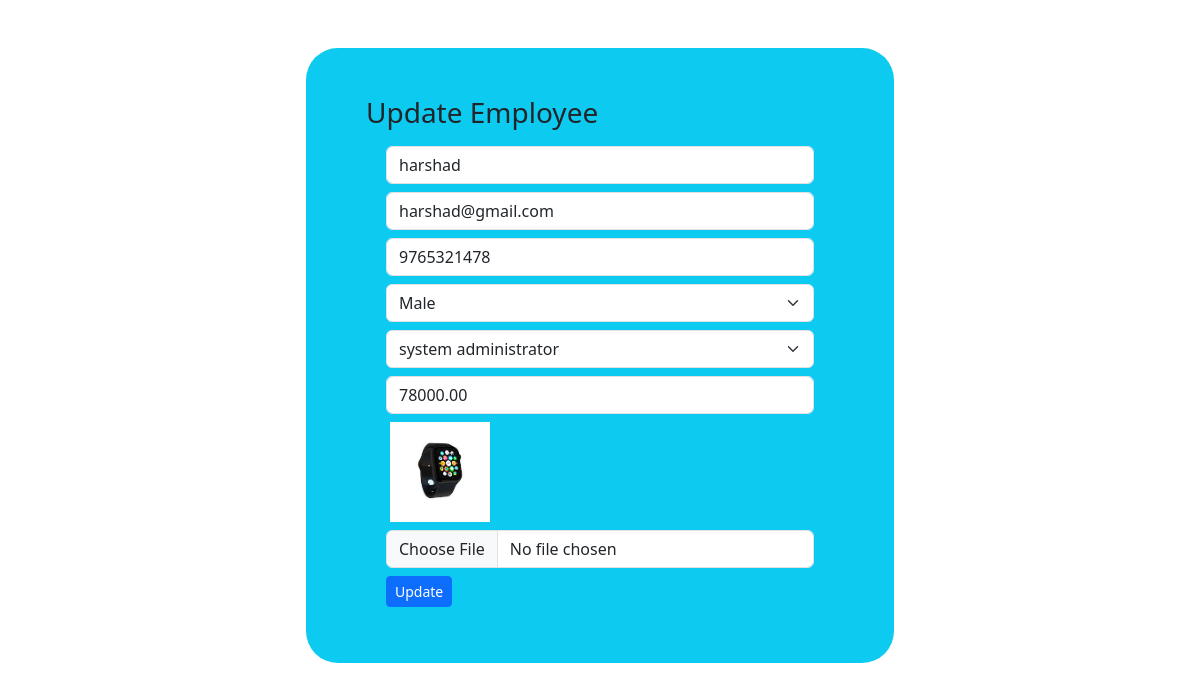
Page /update/4 on the committed database.
### app1/models.py (models this page shows)
class Employee(models.Model):
    gen = (
        ('male','male'),
        ('female','female'),
    )
    name = models.CharField(max_length=50)
    email = models.EmailField(unique=True)
    contact = models.BigIntegerField()
    gender = models.CharField(max_length=50,choices=gen)
    department = models.ForeignKey(Departments,on_delete=models.CASCADE)
    salary = models.DecimalField(max_digits=8, decimal_places=2)
    image = models.ImageField(upload_to="images")

class Departments(models.Model):
    name = models.CharField(max_length=50)
    def __str__(self):
        return self.name

### app1/views.py (the view, shortened to what this page needs)
# urls.py: path('update/<int:eid>',views.emp_updt,name="emp_updt"),
def emp_updt(request,eid):
    data = Employee.objects.get(id=eid)
    dpts = Departments.objects.all()
    return render(request,"update.html",{'employee':data,'dpts':dpts})

### templates/update.html (shortened to what this page needs)
<!DOCTYPE html>
<html lang="en">
<head>
    <link href="https://cdn.jsdelivr.net/npm/bootstrap@5.3.3/dist/css/bootstrap.min.css" rel="stylesheet"
>
</head>
<body>
    <div class="container-fluid">
        <div class="row bg-info py-5 px-5 mx-auto my-5 rounded-5" style="width: 50%;">
            <h3>Update Employee</h3>
            <form action="" method="post" enctype="multipart/form-data">
                <div class="row m-2">
                    <div class="col">
                        <input type="text" class="form-control" value="{{employee.name}}" placeholder="Name"  name="name" required>
                    </div>
                </div>
                <div class="row m-2">
                    <div class="col">
                        <input type="email" class="form-control" value="{{employee.email}}" placeholder="Email" aria-label="Email" name="email" required>
                    </div>
                </div>
                <div class="row m-2">
                    <div class="col">
                        <input type="tel" class="form-control" value="{{employee.contact}}" placeholder="Contact" aria-label="Contact" name="contact" required>
                    </div>
                </div>
                <div class="row m-2">
                    <div class="col">
                        <select class="form-select" aria-label="Default select example" name="gender" >
                          <option {% if employee.gender == "male" %}selected{% endif %} value="male">Male</option>
                          </select>
                    </div>
                </div>
                <div class="row m-2">
                    <div class="col">
                    <select class="form-select" aria-label="Default select example" name="department" required>
                    {% for dpt in dpts %}
                        <option {% if employee.department == dpt  %}selected{% endif %} value="{{ dpt }}">{{ dpt }}</option>
                    {% endfor %}
                    </select>
                    </div>
                </div>
                <div class="row m-2">
                    <div class="col">
                        <input type="number" class="form-control" value="{{employee.salary}}" placeholder="Salary" aria-label="Salary" name="salary" required>
                    </div>
                </div>
                {% if employee.image %}
                <img src="{{employee.image.url}}" alt="" height="100px" width ="100px" class="ms-4">
                <div class="row m-2">
                    <div class="col">
                        <input type="file" class="form-control" name ="image" required>
                    </div>
                </div>
                {% endif %}
                <div class="row m-2">
                    <div class="col">
                        <input type="submit" value="Update" class="btn btn-primary btn-sm">
                    </div>
                </div>
            </form>
        </div>
    </div>
</body>
</html>

### rows in the picture
Employee: name "harshad", email "harshad@gmail.com", contact "9765321478", gender "Male", department "system administrator", salary "78000.00", image (picture)
